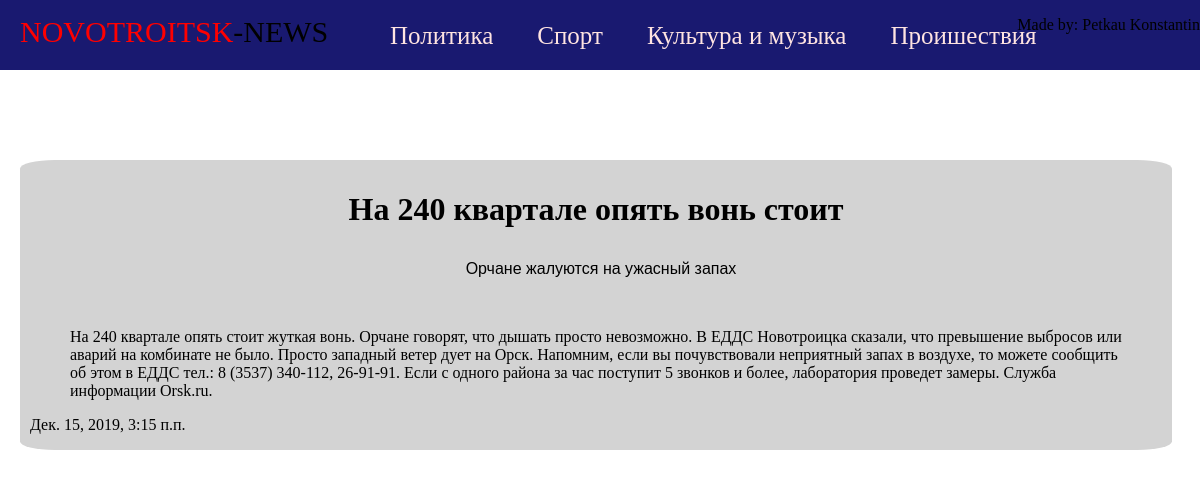
/2, run on the app's committed database.
### main/models.py (models this page shows, shortened)
class News_Article(models.Model):
	title = models.CharField(max_length = 100, verbose_name = 'Заголовок')
	subtitle = models.CharField(max_length = 300, verbose_name = 'Подзаголовок')
	text = models.TextField(verbose_name = 'Текст статьи')
	pub_date = models.DateTimeField(auto_now_add = True)
	citie = models.ForeignKey(Citie, on_delete = models.PROTECT, verbose_name = 'Город')
	category = models.ForeignKey(Category, on_delete = models.PROTECT, verbose_name = 'Категория')
	class Meta:
		verbose_name = 'Новостная статья'
		verbose_name_plural = 'Новостные статьи'
		ordering = ['-pub_date']

### main/views.py (the view)
# urls.py: path('<int:article_id>', views.article, name = 'article'),
def article(request, article_id):
	a = News_Article.objects.get(id = article_id)
	return render(request, 'main/article.html', {'news_article': a})

### templates/main/article.html
{%extends 'base.html'%}
{%block content%}
<div class='article_block'>
    <h1 class='article_title'>{{news_article.title}}</h1>
    <p class='article_subtitle'>{{news_article.subtitle}}</p><br>
    <p class='article_text'>{{news_article.text}}</p>
    <p>{{news_article.pub_date}}</p>
</div>
{%endblock%}

### static/main/style.css (style rules this page uses)
body { margin:0; padding:0; }
div { margin:20px; background:#D3D3D3; border-radius:3%; }
div h1 { padding:10px; }
div p { padding-left:10px; }
.article_title { text-align: center; }
.article_block { position:absolute; top:70px; width:96%; background:#D3D3D3; }
.article_subtitle { text-align: center; font-family:Arial; }
.article_text { padding-left:50px; padding-right:50px; }

### data on the page
News_Article: title "На 240 квартале опять вонь стоит", subtitle "Орчане жалуются на ужасный запах", text "На 240 квартале опять стоит жуткая вонь. Орчане говорят, что дышать просто невозможно. В ЕДДС Новотроицка сказали, что превышение выбросов или аварий на комбинате не было. Просто западный ветер дует на Орск. Напомним, если вы почувствовали неприятный запах в воздухе, то можете сообщить об этом в ЕДДС тел.: 8 (3537) 340-112, 26-91-91. Если с одного района за час поступит 5 звонков и более, лаборатория проведет замеры. Служба информации Orsk.ru.", pub_date "Дек. 15, 2019, 3:15 п.п."
